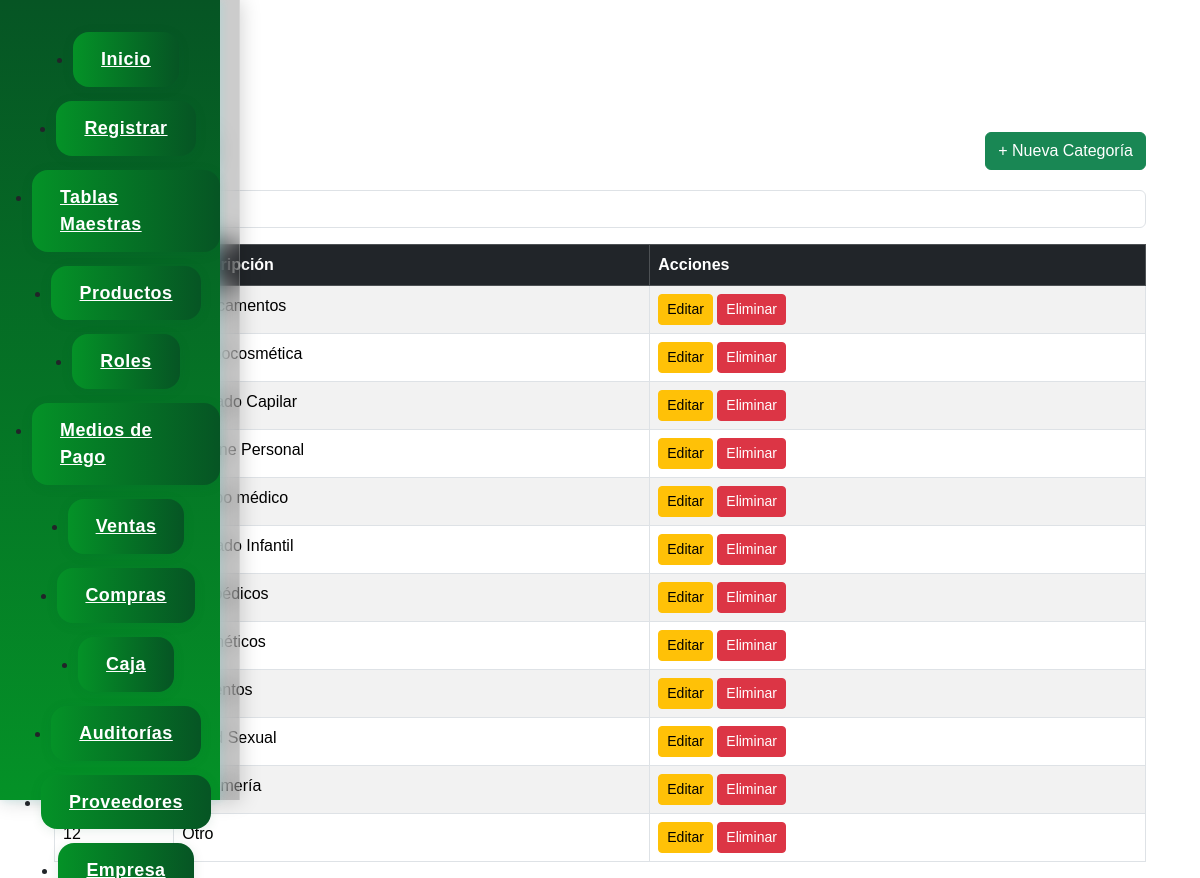
Page /index.php?page=categoria (signed in) on the committed database.
### tables this page shows
CREATE TABLE categoria (
    id_categoria INT NOT NULL AUTO_INCREMENT,
    categoria_descri VARCHAR(100),
    PRIMARY KEY (id_categoria)
);

### controllers/categoria.controlador.php (called while the page is built, shortened)
<?php
require_once 'models/Categoria.php';
class CategoriaControlador {
    public function index() {
        $categoriaModel = new Categoria();
        $categorias = $categoriaModel->listar();
        require 'views/categoria.php';
    }
}

### models/conexion.php (called while the page is built, shortened)
<?php
class Conexion {
    private $_con;
    private $servidor;
    private $usuario;
    private $password;
    private $base_datos;
    public function __construct(){
        $dotenv = Dotenv::createImmutable(__DIR__ . '/../');
        $this->servidor = $_ENV['DB_HOST'];
        $this->usuario = $_ENV['DB_USER'];
        $this->password = $_ENV['DB_PASS'];
        $this->base_datos = $_ENV['DB_NAME'];
    }
    public function conectar(){
        $this->_con = new mysqli($this->servidor, $this->usuario, $this->password, $this->base_datos);
    }
    public function consultar($query){
        $resultado = $this->_con->query($query);
        return $resultado;
    }
}
?>

### models/Categoria.php (called while the page is built, shortened)
<?php
require_once __DIR__ . '/conexion.php';
class Categoria {
    public function listar($busqueda = '') {
        $conexion = new Conexion();
        $where = '';
    $query = "SELECT * FROM categoria {$where} ORDER BY id_categoria ASC";
        $resultado = $conexion->consultar($query);
        $categorias = [];
        while ($row = $resultado->fetch_assoc()) {
            $categorias[] = [
                'id_categoria' => $row['id_categoria'],
                'categoria_descri' => $row['categoria_descri']
            ];
        }
        return $categorias;
    }
}
?>

### views/categoria.php (the view, shortened to what this page needs)
<div class="container mt-4">
    <div class="d-flex justify-content-between align-items-center mb-3">
        <h2>Categorías</h2>
        <a href="index.php?page=categoria&action=nuevo" class="btn btn-success">+ Nueva Categoría</a>
    </div>
    <div class="mb-3">
        <input type="text" id="buscadorCategoria" class="form-control" placeholder="Buscar categoría...">
    </div>
    <table class="table table-bordered table-striped" id="tablaCategorias">
        <thead class="table-dark">
            <tr>
                <th>ID</th>
                <th>Descripción</th>
                <th>Acciones</th>
            </tr>
        </thead>
        <tbody>
            <?php if(isset($categorias) && count($categorias) > 0): ?>
                <?php foreach($categorias as $categoria): ?>
                    <tr>
                        <td><?= $categoria['id_categoria'] ?></td>
                        <td><?= $categoria['categoria_descri'] ?></td>
                        <td>
                            <a href="index.php?page=categoria&action=editar&id=<?= $categoria['id_categoria'] ?>" class="btn btn-sm btn-warning">Editar</a>
                            <a href="index.php?page=categoria&action=eliminar&id=<?= $categoria['id_categoria'] ?>" class="btn btn-sm btn-danger" onclick="return confirm('¿Seguro que deseas eliminar esta categoría?')">Eliminar</a>
                        </td>
                    </tr>
                <?php endforeach; ?>
            <?php else: ?>
                <tr>
                    <td colspan="3" class="text-center">No hay categorías cargadas</td>
                </tr>
            <?php endif; ?>
        </tbody>
    </table>
</div>

### index.php (shortened to what this page needs)
<?php
$page   = $_GET['page'] ?? 'inicio';
$action = $_GET['action'] ?? 'index';
?>
<!DOCTYPE html>
<html lang="es">
<head>
    <link href="assets/css/bootstrap.min.css" rel="stylesheet">
    <link rel="stylesheet" href="styles/signup.css">
    <link rel="stylesheet" href="styles/navbar.css">
</head>
<body>
    <div class="container">
        <?php
        $paginas_validas = [
            'login_sistema',
            'listado_usuario',
            'salida',
            'signup_admin',
            'signup_cliente',
            'listado_clientes',
            'login_web',
            'marca',
            'categoria',
            'forma',
            'metodo_administracion',
            'droga',
            'roles',
            'inicio',
            'producto',
            'tipo_contacto',
            'tipo_producto',
            'origen',
            'laboratorio',
            'accion_farmaceutica',
            'usuario',
            'conservacion',
            'lote',
            'venta',
            'form_venta',
            'cliente',
            'proveedores',
            'caja',
            'contacto_empresa',
            'persona',
            'mediopago',
            'compra'
            ,'auditoria'
        ];
        if (isset($_SESSION['roles_nombre'])) {
            include('views/sidebar.php');
        }
        if (in_array($page, $paginas_validas)) {
            if ($page === 'login_sistema') {
                include('views/login_sistema.php');
            }
            else if ($page === 'signup_cliente' && isset($_SESSION['nombre_usuario'])) {
                require_once('controllers/cliente.controlador.php');
                $controller = new ClienteControlador();
                $controller->nuevo();
            }
            else if ($page === 'listado_clientes' && isset($_SESSION['nombre_usuario'])) {
                require_once('controllers/cliente.controlador.php');
                $controller = new ClienteControlador();
                $controller->index();
            }
            else if (isset($_SESSION['nombre_usuario'])) {
                switch ($page) {
                    case 'categoria':
                        require "controllers/categoria.controlador.php";
                        $controller = new CategoriaControlador();
                        switch ($action) {
                            case 'index':
                                $controller->index();
                                break;
                        }
                        break;
                }
            }
        } else {
            include('views/404.php');
        }
        ?>
    </div>
</body>
</html>

### views/sidebar.php (shortened to what this page needs)
<nav class="sidebar">
    <ul class="sidebar-menu">
        <li><a href="index.php?page=inicio" class="sidebar-btn">Inicio</a></li>
        <li>
            <a href="#" class="sidebar-btn" onclick="toggleRegistrarMenu()">Registrar</a>
        </li>
        <li>
            <a href="#" class="sidebar-btn" onclick="toggleTablasMenu()">Tablas Maestras</a>
        </li>
        <li><a href="index.php?page=producto" class="sidebar-btn">Productos</a></li>
        <li><a href="index.php?page=roles" class="sidebar-btn">Roles</a></li>
        <li><a href="index.php?page=mediopago" class="sidebar-btn">Medios de Pago</a></li>
    <li><a href="index.php?page=venta" class="sidebar-btn">Ventas</a></li>
    <li><a href="index.php?page=compra" class="sidebar-btn">Compras</a></li>
    <li><a href="index.php?page=caja" class="sidebar-btn">Caja</a></li>
    <li><a href="index.php?page=auditoria" class="sidebar-btn">Auditorías</a></li>
    <li><a href="index.php?page=proveedores" class="sidebar-btn">Proveedores</a></li>
    <li><a href="index.php?page=contacto_empresa" class="sidebar-btn">Empresa</a></li>
    </ul>
</nav>

### styles/signup.css (style rules this page uses)
* { margin: 0; padding: 0; box-sizing: border-box; font-family: 'Arial', sans-serif; }
body { background: white; min-height: 100vh; }

### styles/navbar.css (style rules this page uses)
.sidebar { position: fixed; top: 0; left: 0; width: 240px; height: 100vh; background: rgba(0, 0, 0, 0.2); backdrop-filter: blur(14px); border-right: 1px solid rgba(255, 255, 255, 0.2); box-shadow: 0 0 20px rgba(0, 0, 0, 0.2); padding: 25px 20px; display: flex; flex-direction: column; z-index: 1000; }
.sidebar-btn { display: block; width: 100%; padding: 14px 28px; margin-bottom: 14px; background: linear-gradient(90deg, #049227 0%, #065524 100%); color: #fff; border: none; border-radius: 16px; font-size: 1.12rem; font-weight: 600; text-align: left; letter-spacing: 0.5px; transition: background 0.25s, box-shadow 0.25s, color 0.2s, transform 0.18s; box-shadow: 0 2px 12px rgba(1,85,46,0.10); outline: none; }
.sidebar-menu { position: fixed; top: 0; left: 0; width: 220px; height: 100vh; background: linear-gradient(to bottom, #065524, #049227); box-shadow: 2px 0 8px rgba(96, 236, 229, 0.2); display: flex; flex-direction: column; align-items: center; padding-top: 32px; z-index: 1100; }
body, html { margin-left: 220px !important; }
body, html { margin: 0 !important; padding: 0 !important; overflow-x: hidden; min-height: 100vh; box-sizing: border-box; }
body, html, .container, .login-container, .inicio-container, .main-content, .table-responsive, .login-box { margin-top: 0 !important; }
.form-producto-container, .tabla-contenedor, .titulo-listado, .mb-3, .d-flex, .table-producto, .table, .table-responsive, .modal-content { margin-top: 0 !important; }
.container, .login-container, .inicio-container, .main-content, .table-responsive { margin-top: 0 !important; }
.container, .main-content { padding-top: 64px !important; }

### rows in the picture
categoria: categoria_descri "Medicamentos"
categoria: categoria_descri "Dermocosmética"
categoria: categoria_descri "Cuidado Capilar"
categoria: id_categoria "4", categoria_descri "Higiene Personal"
categoria: categoria_descri "Equipo médico"
categoria: categoria_descri "Cuidado Infantil"
categoria: categoria_descri "Ortopédicos"
categoria: categoria_descri "Cosméticos"
categoria: categoria_descri "Alimentos"
categoria: id_categoria "10", categoria_descri "Salud Sexual"
categoria: categoria_descri "Perfumería"
categoria: id_categoria "12", categoria_descri "Otro"
